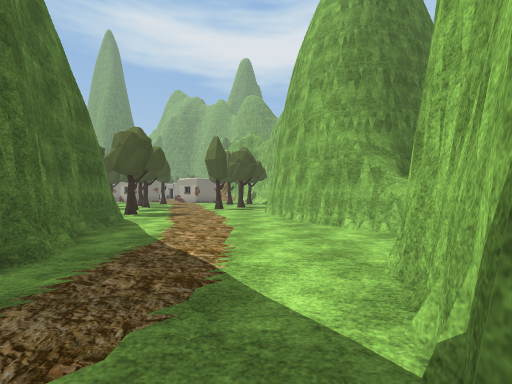
view 1 (above)

19 first-person views from a walk through a Unity game level. The camera is 1.4 m above the floor, looks level and sees 90° across. The floor is counted in squares, 2 m on a side. Each view is taken from the middle of a square. On the plan, view 1 faces up. The plan holds only what a view shows up to about 9 squares ahead; the rest is blank. The place goes on beyond the plan. The player character is not drawn. Some surface patterns are stand-ins.

view 2
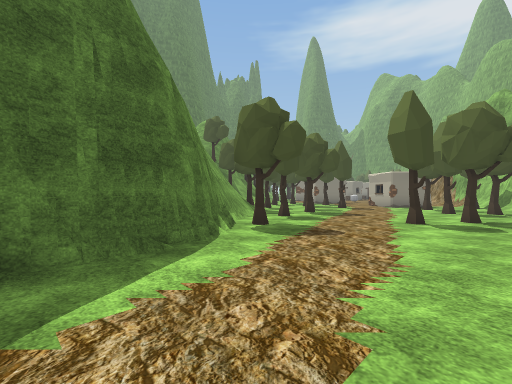

view 3
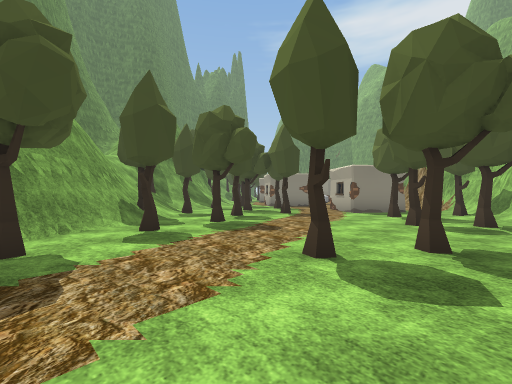

view 4
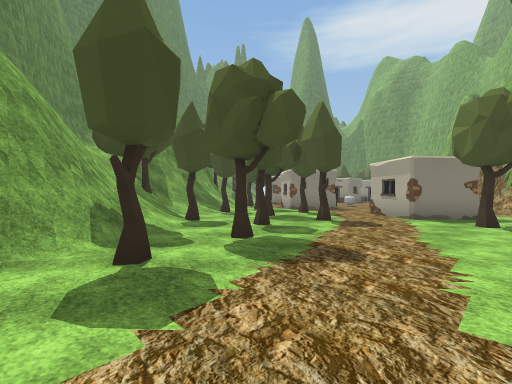

view 5
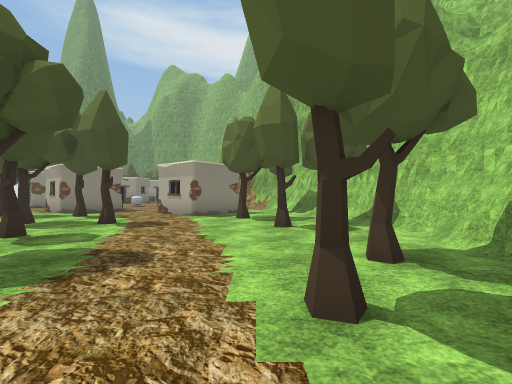

view 6
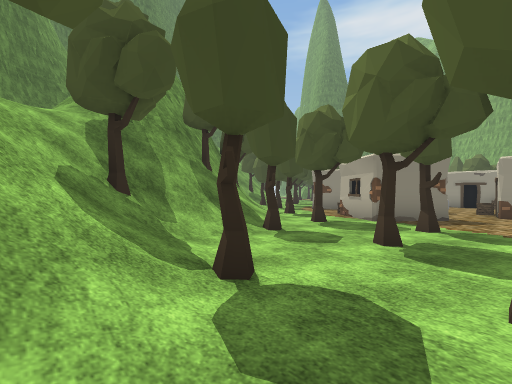

view 7
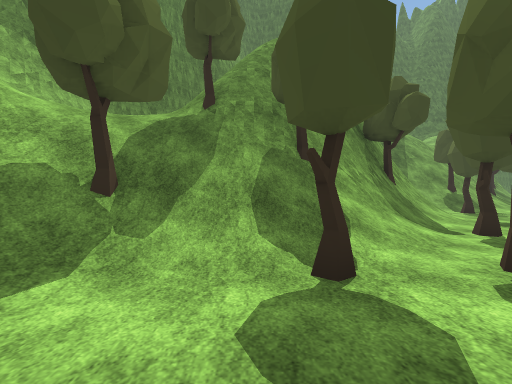

view 8
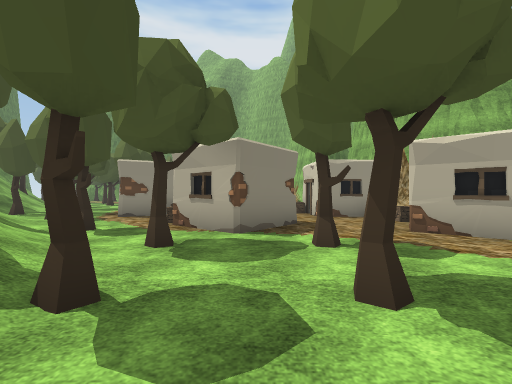

view 9
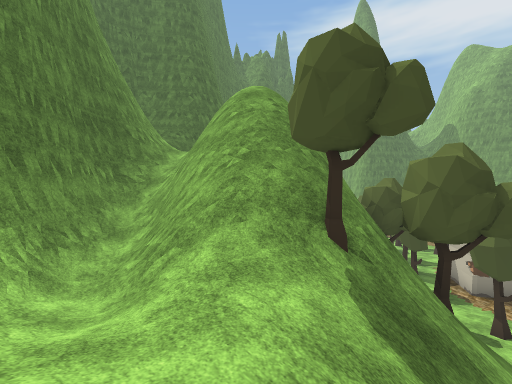

view 10
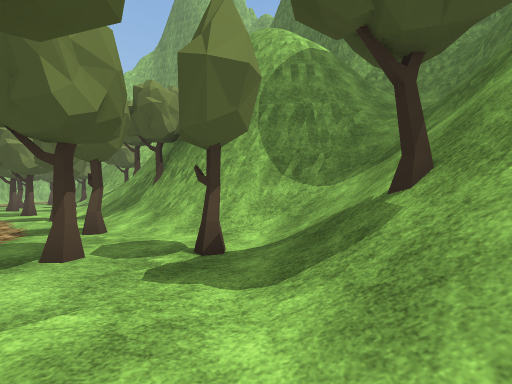

view 11
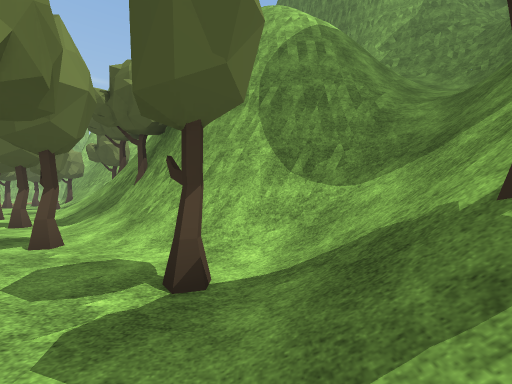

view 12
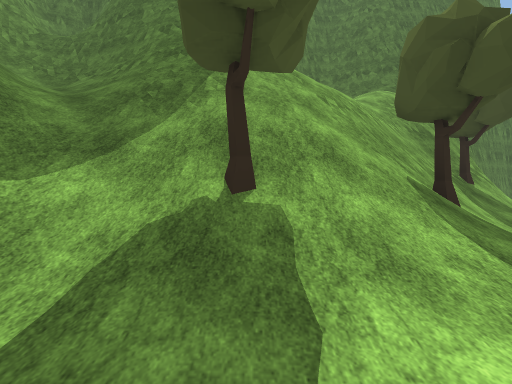

view 13
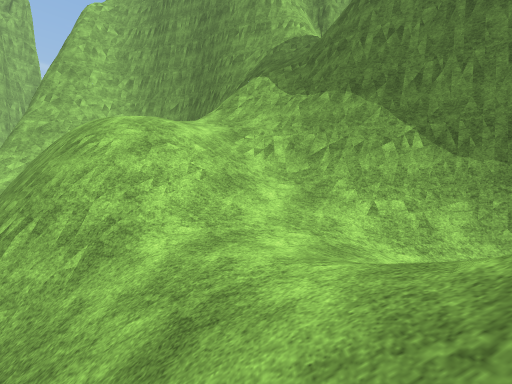

view 14
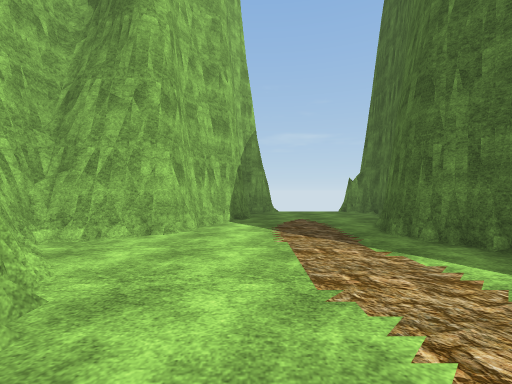

view 15
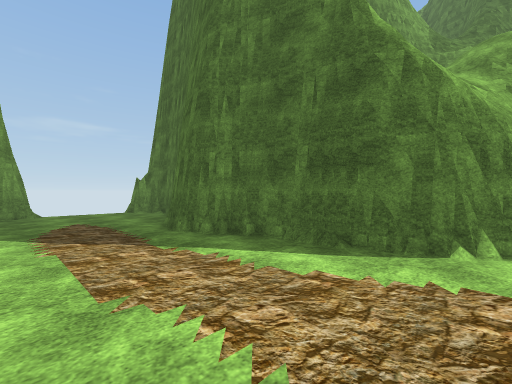

view 16
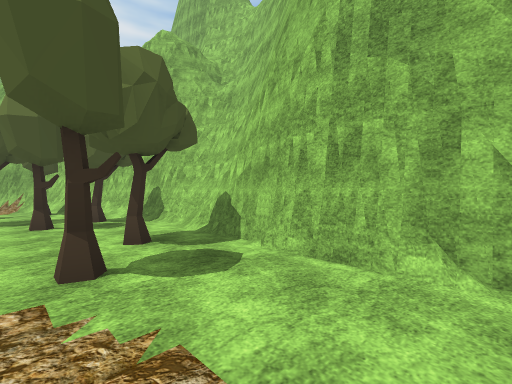

view 17
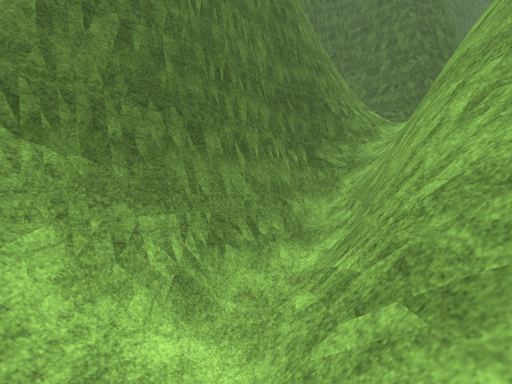

view 18
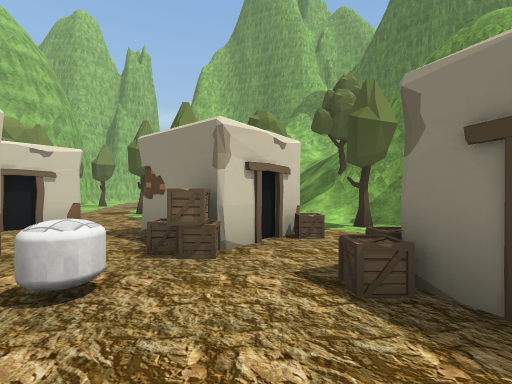

view 19
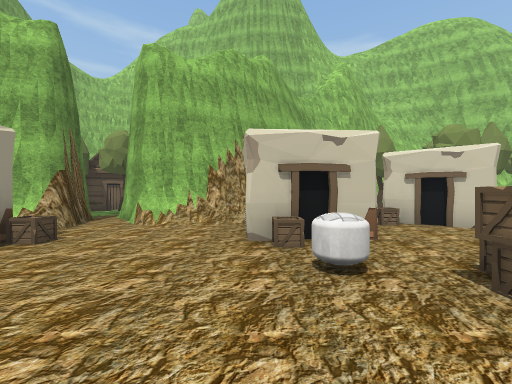

### Floor plan
Key: @ floor where view 1 was taken; # wall or solid block; . main floor; : floor 8 m higher than the main floor; + floor 8.5 m higher than the main floor; * floor 10.5 m higher than the main floor; % floor 11.5 m higher than the main floor; & floor 12.25 m higher than the main floor; / step, stairs or slope; = window, fence, low wall or low ledge; ^ raised ledge; v drop or lower ground; T tree; C crate; A capsule; O other object.
Columns run from 22 left of view 1 to 3 right of it. Each row starts with its distance up from view 1.
 27 #T/             O#
 26 ##=/            O##
 25  ##T/          CC.#
 24   ##//.       ....#
 23   /////T     .....##
 22   ///T/...O ...C# /#
 21   /#///TT.##C.A.#  ##
 20 ##/=////.TO..CC.#O  ##
 19 ##///###//..C##O..C .##
 18 #///#####/.T.O#..##O.T#
 17 #//##vv #T//......#...##
 16 #//= %vv###//T.T....T..#
 15 ##=   &vv##//T.T.T....T#
 14  ##==#v*v##//........T.##
 13   ##=##v^T////..T....../#
 12    ##=###///T/T..T...T.##
 11     ##/////////T....T..#
 10      ###////####/T.....#
  9       ###//==vv##......#
  8         ###:++vv##T....#
  7          ##=  +vv##....##
  6           ##  =  =#.....#
  5            #     ##.....##
  4            #      ##.....#
  3                    #....##
  2                    #....#
  1                     ...##
  0                    ...@#
 -1                   #....
 -2                   ##..#

Where each view was taken, in squares from view 1:
view 1: 0 up, 0 right, facing up
view 2: 4 up, 0 right, facing up-left
view 3: 8 up, 0 right, facing up-left
view 4: 9 up, 2 left, facing up-left
view 5: 9 up, 2 left, facing up
view 6: 11 up, 6 left, facing up-left
view 7: 14 up, 7 left, facing left
view 8: 13 up, 8 left, facing up
view 9: 10 up, 11 left, facing up-left
view 10: 24 up, 16 left, facing down
view 11: 23 up, 16 left, facing down
view 12: 22 up, 15 left, facing left
view 13: 13 up, 12 left, facing down
view 14: 7 up, 0 right, facing down
view 15: 7 up, 0 right, facing down-left
view 16: 8 up, 2 left, facing up-right
view 17: 11 up, 13 left, facing left
view 18: 23 up, 9 left, facing down
view 19: 22 up, 10 left, facing right
